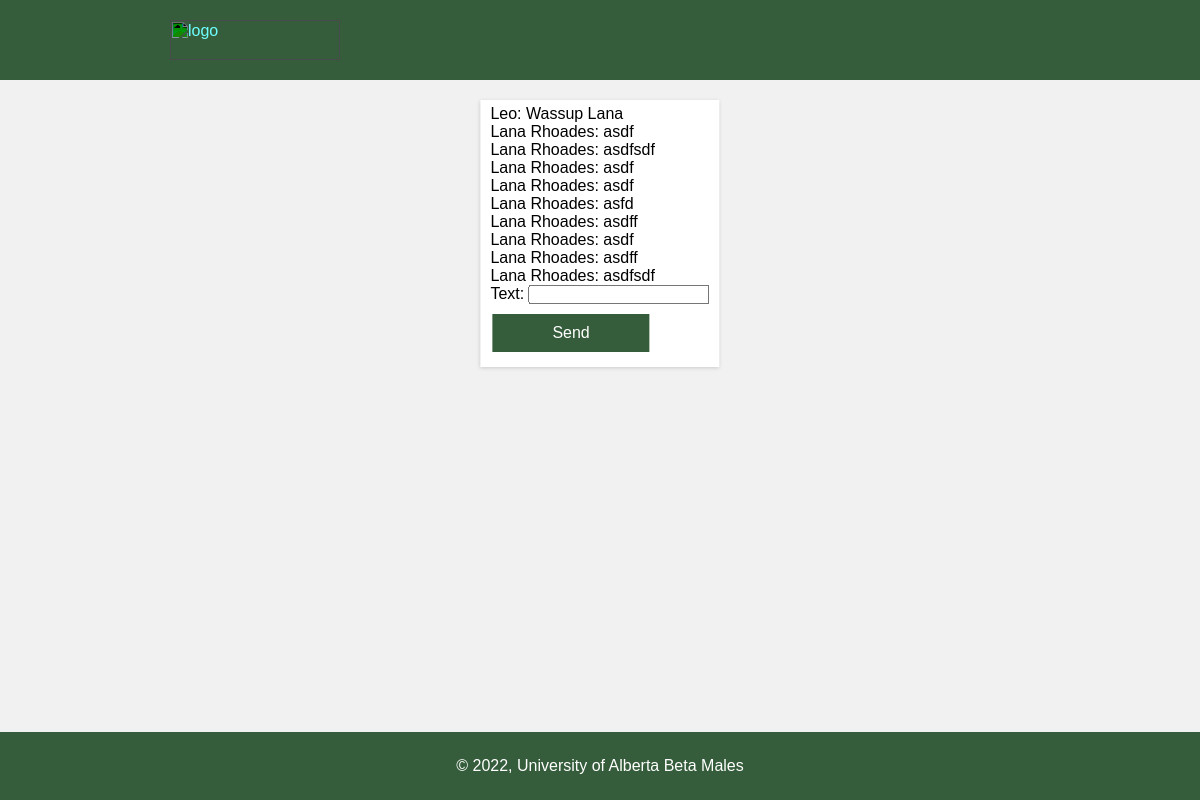
The page /chat/c-lkrausha/ on the database its author committed.
### chat/models.py (models this page shows)
class Message(models.Model):
    text = models.CharField(
        max_length=200
        )
    chat_room = models.ForeignKey(
        to=ChatRoom,
        on_delete=models.CASCADE,
        blank=True,
        null=True,
    )
    user = models.ForeignKey(
        to=User,
        on_delete=models.CASCADE,
        blank=True,
        null=True,
    )
    message_index = models.IntegerField(
        blank=True,
        null=True,
    )

### chat/views.py (the view)
# urls.py: path("", include("chat.urls"))
def chat(request, room_url:str):
    context = {}
    context["index"] = INDEX_URL
    try:
        room = ChatRoom.objects.get(url=room_url)
    except:
        ccids = ccids_from_url(room_url)
        users = users_from_ccids(ccids)
        room = ChatRoom.objects.create(user_one=users[0], user_two=users[1], url=room_url)
    if request.method == "POST":
        new_message = MessageForm(request.POST)
        if new_message.is_valid():
            new_message = new_message.save(commit=False)
            new_message.chat_room = room
            new_message.message_index = get_num_messages(room) + 1
            new_message.user = request.user
            new_message.save()
            return redirect(CHAT_URL + room_url)
    elif request.method != "POST":
        new_message = MessageForm()
    context["form"] = new_message
    context["messages"] = Message.objects.filter(chat_room=room)
    return render(request, "chat.html", context)

### chat/forms.py
class MessageForm(forms.ModelForm):
    message_index = forms.IntegerField(
        widget=forms.HiddenInput(),
        required=False
    )
    class Meta:
        model = Message
        fields = "__all__"
        widgets = {
            'user':forms.HiddenInput(),
            "chat_room":forms.HiddenInput()
        }

### chat/templates/chat.html (shortened to what this page needs)
<html>
    <head>
    </head>
    <body>
        <header>
            <a href="https://www.ualberta.ca/index.html">
            <img alt="logo" src="https://logodix.com/logo/1031274.png">
            </a>
        </header>
            <main>
                <article>
                    <div>
                    {% for message in messages %}
                        <p>
                        {{message.user.first_name}}:
                        {{message.text}}
                        </p>
                    {% endfor %}
                    </div>
                    <form method="post">
                        {{form.as_p}}
                        <input type="submit" value="Send">
                    </form>
            </main>
        <footer>
            <p> &copy; <script>document.write(new Date().getFullYear());</script>, University of Alberta Beta Males</p>
        </footer>
    <body>
</html>

### chat/templates/chat.html (style rules this page uses)
* { margin: 0; padding: 0; box-sizing: border-box; }
header { text-align: left; background-color: #355d3b; color: #fff; padding: 20px; }
body { font-family: Arial, Helvetica, sans-serif; background-color: #f1f1f1; }
img[alt="logo"] { margin-left: 150px; height: 40px; width: 170px; object-fit: cover; object-position: 100% 95%; filter: invert(100%) sepia(0%) saturate(2000%) hue-rotate(147deg) brightness(118%) contrast(100%); }
main { text-align: center; margin: auto; padding: 20px 80px; border-radius: 5; min-height: calc(50vh - 84px - 69px); }
article { margin: auto; text-align: left; box-shadow: rgba(0, 0, 0, 0.16) 0px 1px 4px; background-color: #fff; position: absolute; padding: 5px 10px; width: auto; height: auto; left: 50%; margin-right: -50%; transform: translate(-50%, 0%); }
input[value = "Send"] { background-color: #355d3b; border: none; color: #fff; text-align: center; display: inline-block; font-size: 16px; margin: 10px 2px; cursor: pointer; padding: 10px 60px; }
footer { margin: 0; text-align: center; background-color: #355d3b; color: #fff; padding: 25px; width: 100%; bottom: 0; position: fixed; }

### rows shown on the page
Message: user.first_name "Leo", text "Wassup Lana"
Message: user.first_name "Lana Rhoades", text "asdf"
Message: user.first_name "Lana Rhoades", text "asdfsdf"
Message: user.first_name "Lana Rhoades", text "asdf"
Message: user.first_name "Lana Rhoades", text "asdf"
Message: user.first_name "Lana Rhoades", text "asfd"
Message: user.first_name "Lana Rhoades", text "asdff"
Message: user.first_name "Lana Rhoades", text "asdf"
Message: user.first_name "Lana Rhoades", text "asdff"
Message: user.first_name "Lana Rhoades", text "asdfsdf"
